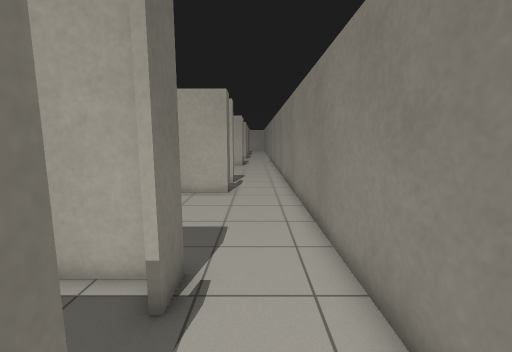
View 1 (above)

24 first-person views from a walk through a Gazebo world. The camera is 1.3 m above the floor, tilts 8° down and sees 90° across. Floor lines are 1 m apart. The floor is counted in squares, 0.5 m on a side. Each view is taken from the middle of a square. On the plan, view 1 faces up. The plan holds only what a view shows up to about 18 squares ahead; the rest is blank. The place goes on beyond the plan. The robots in the file are not drawn. Simple shapes stand in for some stock models. Surface patterns are stand-ins for the level's own textures.

View 2
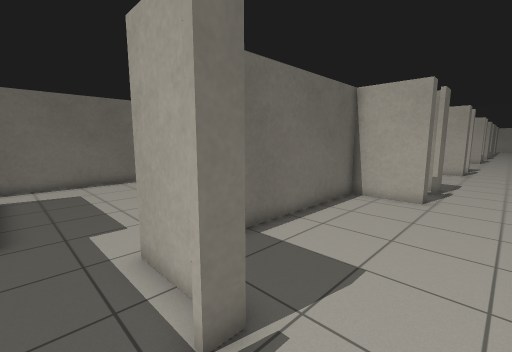

View 3
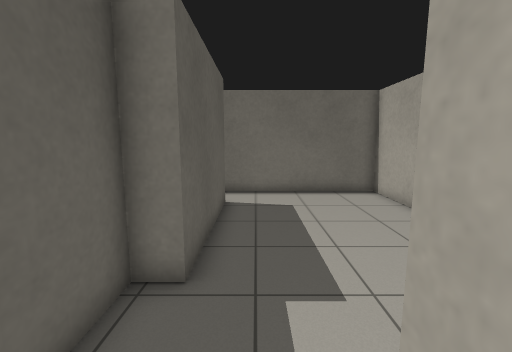

View 4
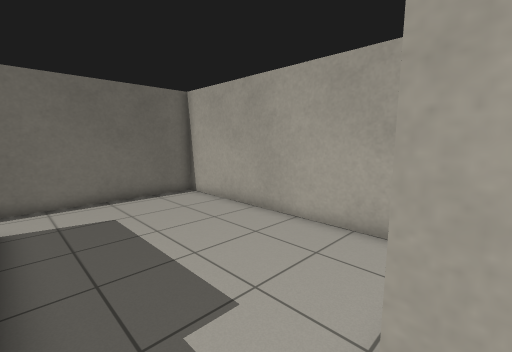

View 5
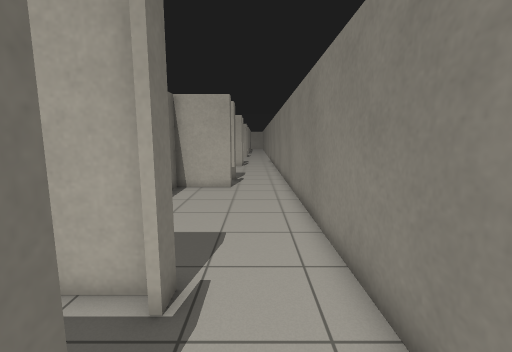

View 6
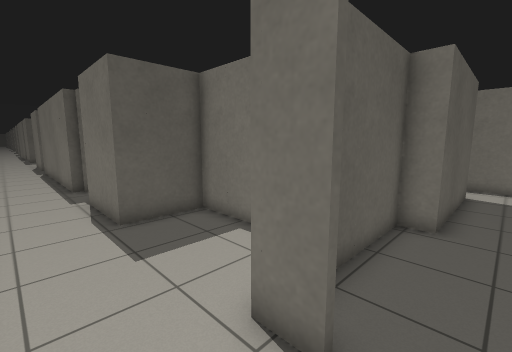

View 7
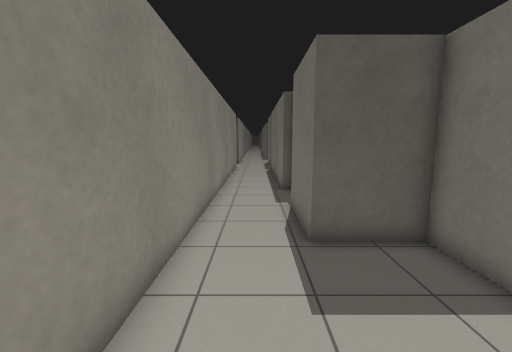

View 8
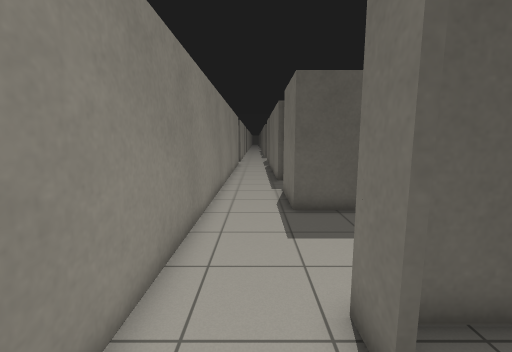

View 9
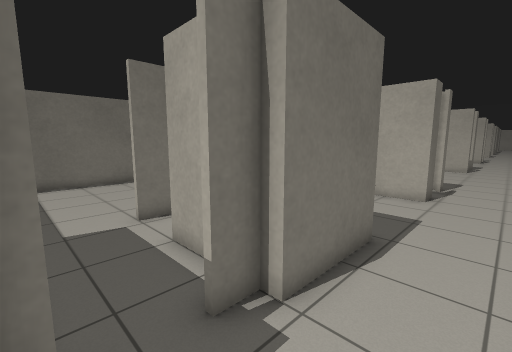

View 10
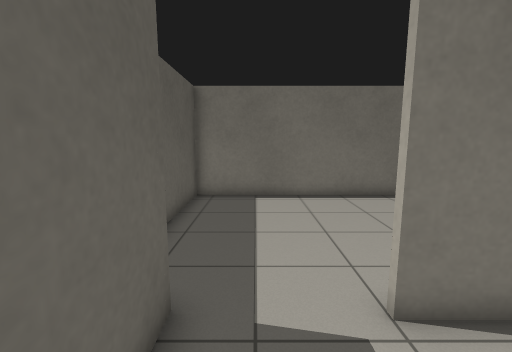

View 11
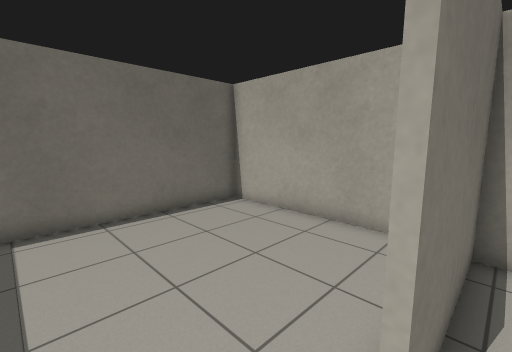

View 12
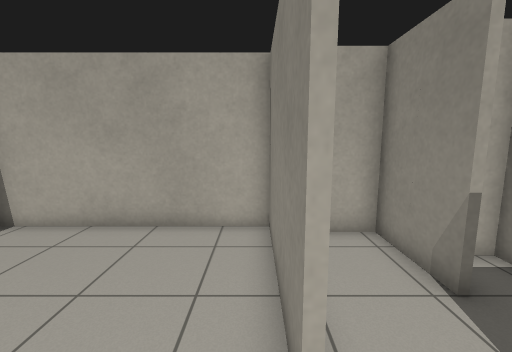

View 13
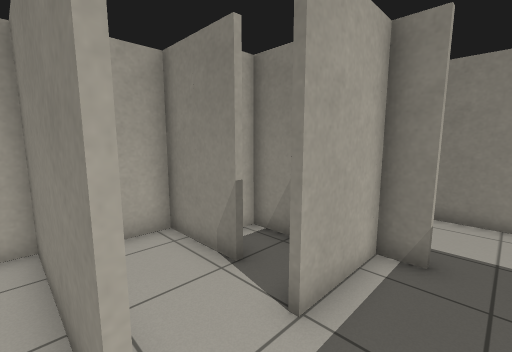

View 14
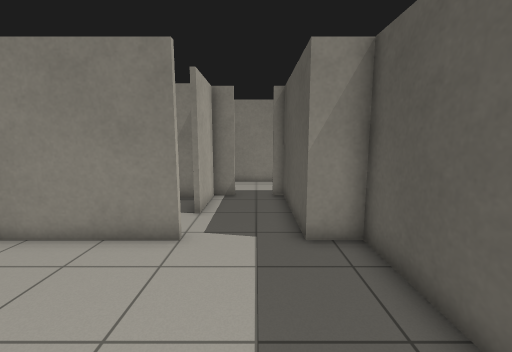

View 15
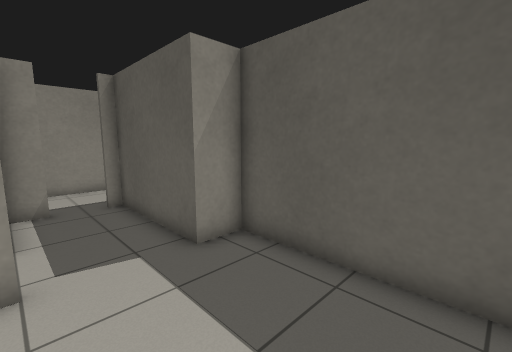

View 16
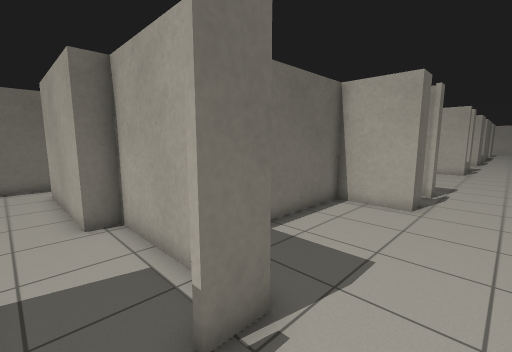

View 17
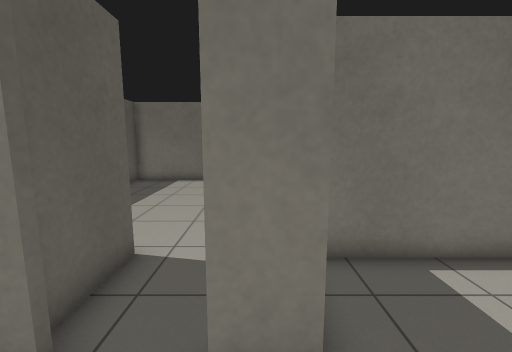

View 18
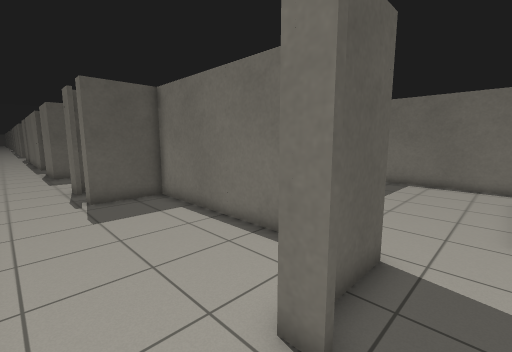

View 19
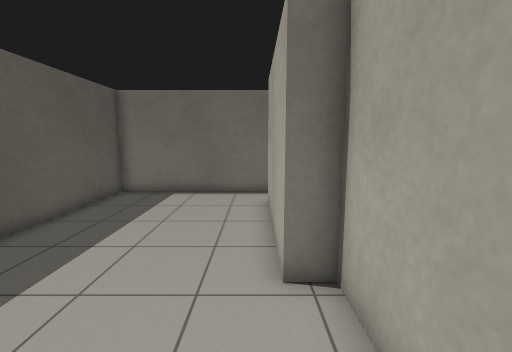

View 20
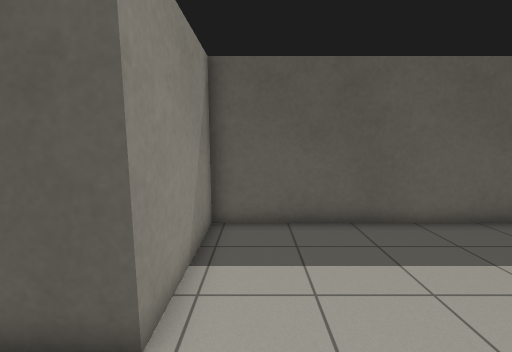

View 21
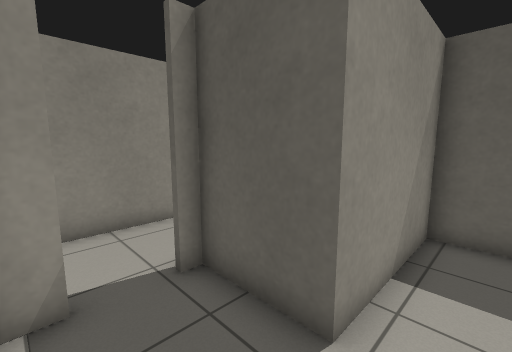

View 22
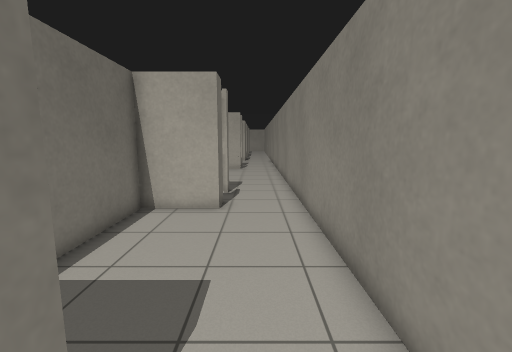

View 23
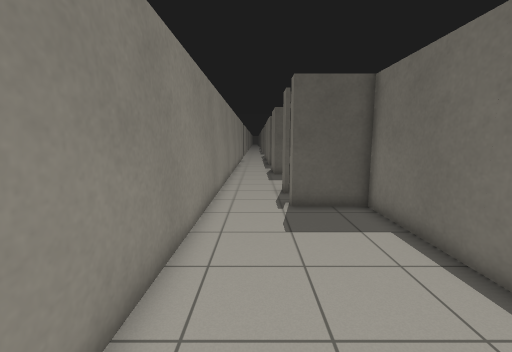

View 24
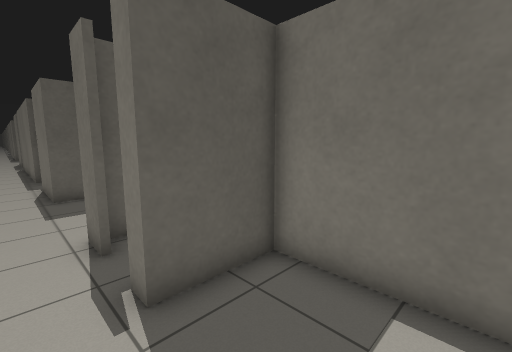

### Floor plan
Points are (right, up) in squares from view 1. A wall is a line through its corners. A room is listed if a view was taken in it or the views show most of it. See-through windows are left out.
Room 1 (views 1, 8, 23, 24)
walls: (-1.4, 1.8) (-1.4, 1) (-4.4, 1) (-4.4, -8.8) (-1.4, -8.8) (-1.4, -9.6); (1.9, -9.5) (1.9, 1.5)
ways out: opening at (0, -9) to room 2; opening at (0.5, 1) to room 5
Room 2 (views 2, 3, 4, 6)
walls: (-6, -4) (-16, -4); (-13.6, -11.3) (-7.4, -11.3) (-7.4, -12.3) (-1.4, -12.3); (-1.6, -9) (-4.6, -9); (-15.9, -3.9) (-15.9, -11.6); (1.9, -11.5) (1.9, -9.5)
ways out: opening at (0, -9) to room 1; opening at (0.5, -12) to room 3; opening at (-14.5, -11)
Room 3 (views 5, 7, 9, 10, 11)
walls: (-1.9, -21.9) (-1.9, -23); (-2.1, -23.1) (-2.1, -22); (-4.4, -15.6) (-4.4, -18.3) (-1.4, -18.3) (-1.4, -22) (-5.1, -22); (-1.9, -24.8) (-1.9, -25.4); (-1.4, -11.2) (-1.4, -12.5) (-3.5, -12.5); (1.9, -27.5) (1.9, -11.5); (-7.6, -25.3) (-1.4, -25.3) (-1.4, -27.5)
ways out: opening at (0.5, -12) to room 2; opening at (-7.5, -23.5) to room 4; opening at (-6, -22) to room 7
Room 4 (views 12, 13, 14, 15)
walls: (-7.6, -22.1) (-7.6, -16.5) (-15.9, -16.5) (-15.9, -26.8) (-7.6, -26.8) (-7.6, -25.3)
ways out: opening at (-7.5, -23.5) to room 3
Room 5 (views 16, 18, 19, 20, 21, 22)
walls: (-15.9, 3.8) (-15.9, -3.9); (-1.6, 3.4) (-1.6, 4.2); (-1.8, 4.5) (-7.4, 4.5) (-7.4, 3.5) (-13.6, 3.5); (-16, -3.8) (-4.6, -3.8) (-4.6, 1.2) (-1.6, 1.2) (-1.6, 1.8); (1.9, 1.5) (1.9, 3.5)
ways out: opening at (0.5, 1) to room 1; opening at (0, 4.5) to room 6; opening at (-14.5, 4)
Room 6 (view 17)
walls: (-1.4, 4.8) (-1.4, 3.4); (-1.4, 12.5) (-4.4, 12.5) (-4.4, 5.5); (1.9, 3.5) (1.9, 12.5)
ways out: opening at (0, 4.5) to room 5; opening at (0, 13)
Room 7 (no view inside)
walls: (-4.6, -20.1) (-4.6, -17) (-7.4, -17) (-7.4, -22); (-2.6, -21.2) (-2.6, -18.5)
ways out: opening at (-6, -22) to room 3

Positions as (right, up) in squares from view 1, and headings:
1: (0, 0), facing up
2: (1, -11), facing up-left
3: (-3, -10), facing left
4: (-4, -11), facing up-left
5: (0, -13), facing up
6: (1, -10), facing down-left
7: (0, -12), facing down
8: (0, -9), facing down
9: (1, -25), facing up-left
10: (-4, -24), facing left
11: (-7, -24), facing up-left
12: (-8, -24), facing up
13: (-8, -24), facing up-right
14: (-14, -24), facing right
15: (-13, -22), facing down-right
16: (1, 2), facing up-left
17: (1, 4), facing left
18: (1, 3), facing down-left
19: (-3, 3), facing left
20: (-6, 4), facing down
21: (-6, 4), facing down-right
22: (0, 3), facing up
23: (0, 1), facing down
24: (0, -5), facing down-left
